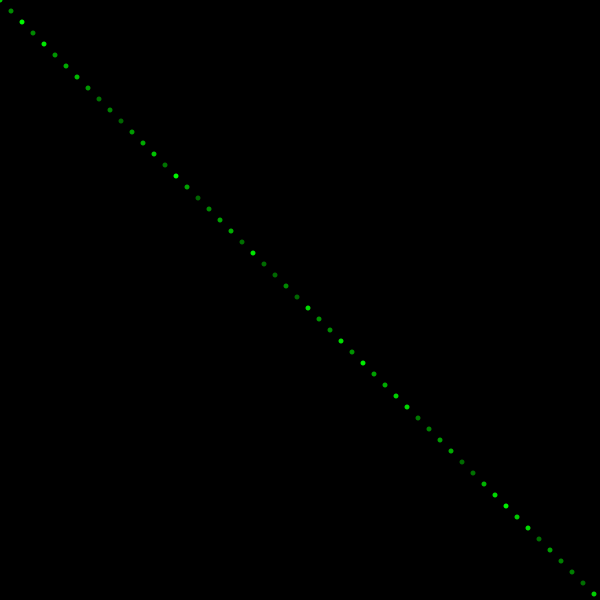
Frame 1 (no input)
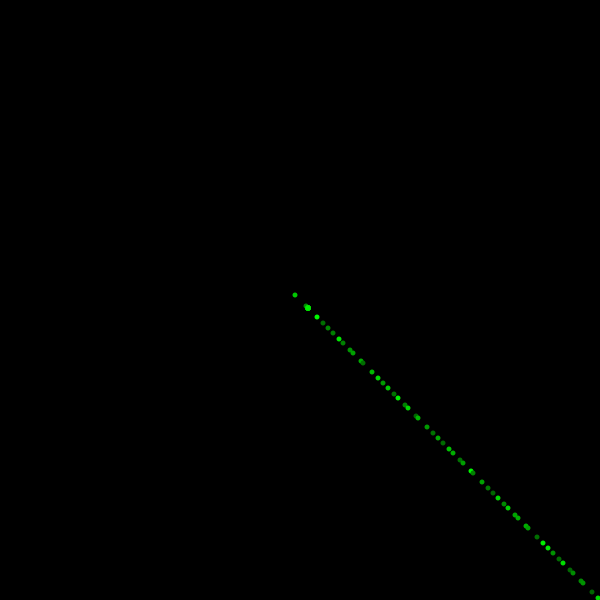
Frame 60 (the mouse pressed at the canvas centre just before this capture)
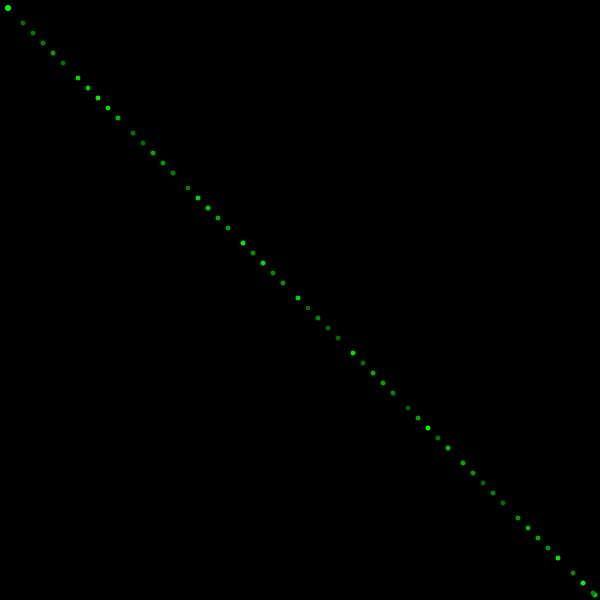
Frame 120 (the mouse held since frame 60 and released just before this capture)

The Processing sketch that drew these frames (run headless with seeded random() and noise(); from frame 60 on, the mouse is pressed at the canvas centre):

// Processing sketch: processing_105857
// ── processing_105857.pde

int numBalls=200;

int[] ballX=new int[numBalls];
int[] ballY=new int[numBalls];

int[] speedX=new int[numBalls];
int[] speedY=new int[numBalls];

int ballSize=5;

int[] ballColor=new int[numBalls];


void setup(){
  size(600, 600);
  noStroke();
  for(int i=0;i<numBalls;i++){
  ballX[i]=i+10*i;
  ballY[i]=i+10*i;
  
  ballSize =5;
  
  speedX[i]=5;
  speedY[i]=5;
  
  ballColor[i]=color(0,random(100,255),0);
  
  }
    
}

void draw(){
  background(0); 
  
   for(int i=0;i<numBalls;i++){
     fill(ballColor[i]);
     ellipse(ballX[i],ballY[i],ballSize,ballSize);
   
   }
   for(int i=0;i<numBalls;i++){
     ballX[i]=ballX[i]+speedX[i];
     ballY[i]=ballY[i]+speedY[i];
   }
   
   for(int i=0;i<numBalls;i++){
     if(ballX[i] > width - ballSize/2){
      speedX[i] = speedX[i] * -1; 
      
      ballX[i]=width-ballSize/2;
      
     }
     
     if(ballX[i]<ballSize/2){
       speedX[i] = speedX[i] * -1; 
       ballX[i]=ballSize/2;
     }
     if(ballY[i]>height-ballSize/2){
       speedY[i]=speedY[i]*-1;
       ballY[i]=height-ballSize/2;
     }
     if(ballY[i]<ballSize/2){
       speedY[i]=speedY[i]*-1;
       ballY[i]=ballSize/2;
     }
   } 
  }

void keyPressed(){
  for(int i=0; i<numBalls;i++){
    
    ballSize=20;
  }
}

void keyReleased(){
  for(int i=0; i<numBalls;i++){
    
    ballSize=5;
  }
}
  
    
